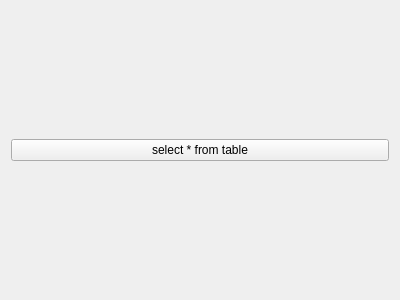
<?xml version="1.0" encoding="UTF-8"?>
<ui version="4.0">
 <class>Form</class>
 <widget class="QWidget" name="Form">
  <property name="geometry">
   <rect>
    <x>0</x>
    <y>0</y>
    <width>400</width>
    <height>300</height>
   </rect>
  </property>
  <property name="windowTitle">
   <string>Form</string>
  </property>
  <layout class="QGridLayout" name="gridLayout">
   <item row="0" column="0">
    <widget class="QPushButton" name="testButton">
     <property name="text">
      <string>select * from table</string>
     </property>
    </widget>
   </item>
  </layout>
 </widget>
 <resources/>
 <connections/>
</ui>
